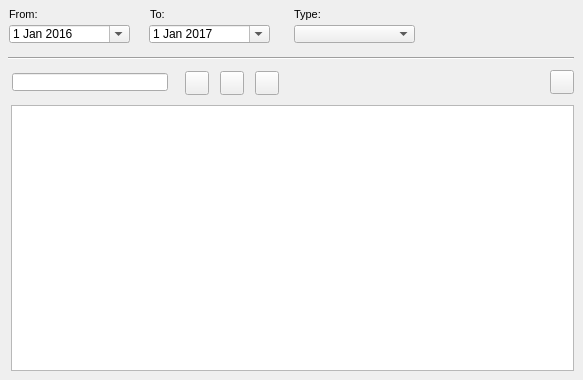
    <widget class="QWidget" name="page_document_2">
     <attribute name="title">
      <string>Document</string>
     </attribute>
     <widget class="QLabel" name="label_doc_to">
      <property name="geometry">
       <rect>
        <x>150</x>
        <y>3</y>
        <width>31</width>
        <height>22</height>
       </rect>
      </property>
      <property name="font">
       <font>
        <pointsize>8</pointsize>
       </font>
      </property>
      <property name="frameShape">
       <enum>QFrame::NoFrame</enum>
      </property>
      <property name="frameShadow">
       <enum>QFrame::Raised</enum>
      </property>
      <property name="text">
       <string>To:</string>
      </property>
      <property name="textFormat">
       <enum>Qt::AutoText</enum>
      </property>
      <property name="scaledContents">
       <bool>false</bool>
      </property>
      <property name="margin">
       <number>3</number>
      </property>
     </widget>
     <widget class="QTableView" name="tbl_document">
      <property name="geometry">
       <rect>
        <x>11</x>
        <y>105</y>
        <width>563</width>
        <height>266</height>
       </rect>
      </property>
      <property name="sortingEnabled">
       <bool>true</bool>
      </property>
     </widget>
     <widget class="QDateEdit" name="date_document_from">
      <property name="geometry">
       <rect>
        <x>9</x>
        <y>25</y>
        <width>121</width>
        <height>18</height>
       </rect>
      </property>
      <property name="date">
       <date>
        <year>2016</year>
        <month>1</month>
        <day>1</day>
       </date>
      </property>
      <property name="calendarPopup">
       <bool>true</bool>
      </property>
     </widget>
     <widget class="QDateEdit" name="date_document_to">
      <property name="geometry">
       <rect>
        <x>149</x>
        <y>25</y>
        <width>121</width>
        <height>18</height>
       </rect>
      </property>
      <property name="date">
       <date>
        <year>2017</year>
        <month>1</month>
        <day>1</day>
       </date>
      </property>
      <property name="calendarPopup">
       <bool>true</bool>
      </property>
     </widget>
     <widget class="QLabel" name="label_doc_type">
      <property name="geometry">
       <rect>
        <x>294</x>
        <y>3</y>
        <width>61</width>
        <height>22</height>
       </rect>
      </property>
      <property name="font">
       <font>
        <pointsize>8</pointsize>
       </font>
      </property>
      <property name="layoutDirection">
       <enum>Qt::LeftToRight</enum>
      </property>
      <property name="frameShape">
       <enum>QFrame::NoFrame</enum>
      </property>
      <property name="frameShadow">
       <enum>QFrame::Raised</enum>
      </property>
      <property name="text">
       <string>Type:</string>
      </property>
      <property name="textFormat">
       <enum>Qt::AutoText</enum>
      </property>
      <property name="scaledContents">
       <bool>false</bool>
      </property>
      <property name="margin">
       <number>3</number>
      </property>
     </widget>
     <widget class="QLabel" name="label_doc_from">
      <property name="geometry">
       <rect>
        <x>9</x>
        <y>3</y>
        <width>90</width>
        <height>22</height>
       </rect>
      </property>
      <property name="font">
       <font>
        <pointsize>8</pointsize>
       </font>
      </property>
      <property name="frameShape">
       <enum>QFrame::NoFrame</enum>
      </property>
      <property name="frameShadow">
       <enum>QFrame::Plain</enum>
      </property>
      <property name="text">
       <string>From:</string>
      </property>
      <property name="textFormat">
       <enum>Qt::AutoText</enum>
      </property>
      <property name="scaledContents">
       <bool>false</bool>
      </property>
      <property name="alignment">
       <set>Qt::AlignLeading|Qt::AlignLeft|Qt::AlignVCenter</set>
      </property>
      <property name="margin">
       <number>3</number>
      </property>
     </widget>
     <widget class="QComboBox" name="doc_type">
      <property name="geometry">
       <rect>
        <x>294</x>
        <y>25</y>
        <width>121</width>
        <height>18</height>
       </rect>
      </property>
     </widget>
     <widget class="Line" name="line_6">
      <property name="geometry">
       <rect>
        <x>8</x>
        <y>50</y>
        <width>566</width>
        <height>16</height>
       </rect>
      </property>
      <property name="orientation">
       <enum>Qt::Horizontal</enum>
      </property>
     </widget>
     <widget class="QPushButton" name="btn_doc_new">
      <property name="geometry">
       <rect>
        <x>255</x>
        <y>71</y>
        <width>24</width>
        <height>24</height>
       </rect>
      </property>
      <property name="toolTip">
       <string>&lt;html&gt;&lt;head/&gt;&lt;body&gt;&lt;p&gt;New document&lt;/p&gt;&lt;/body&gt;&lt;/html&gt;</string>
      </property>
      <property name="styleSheet">
       <string notr="true"/>
      </property>
      <property name="text">
       <string/>
      </property>
      <property name="icon">
       <iconset>
        <normaloff>../icons/131b.png</normaloff>../icons/131b.png</iconset>
      </property>
      <property name="iconSize">
       <size>
        <width>22</width>
        <height>22</height>
       </size>
      </property>
     </widget>
     <widget class="QPushButton" name="btn_doc_delete">
      <property name="geometry">
       <rect>
        <x>220</x>
        <y>71</y>
        <width>24</width>
        <height>24</height>
       </rect>
      </property>
      <property name="sizePolicy">
       <sizepolicy hsizetype="Minimum" vsizetype="Preferred">
        <horstretch>0</horstretch>
        <verstretch>0</verstretch>
       </sizepolicy>
      </property>
      <property name="toolTip">
       <string>&lt;html&gt;&lt;head/&gt;&lt;body&gt;&lt;p&gt;Unlink document&lt;/p&gt;&lt;/body&gt;&lt;/html&gt;</string>
      </property>
      <property name="styleSheet">
       <string notr="true"/>
      </property>
      <property name="text">
       <string/>
      </property>
      <property name="icon">
       <iconset>
        <normaloff>../icons/112b.png</normaloff>../icons/112b.png</iconset>
      </property>
      <property name="iconSize">
       <size>
        <width>22</width>
        <height>22</height>
       </size>
      </property>
     </widget>
     <widget class="QLineEdit" name="doc_id">
      <property name="geometry">
       <rect>
        <x>12</x>
        <y>73</y>
        <width>156</width>
        <height>18</height>
       </rect>
      </property>
     </widget>
     <widget class="QPushButton" name="btn_doc_insert">
      <property name="geometry">
       <rect>
        <x>185</x>
        <y>71</y>
        <width>24</width>
        <height>24</height>
       </rect>
      </property>
      <property name="toolTip">
       <string>&lt;html&gt;&lt;head/&gt;&lt;body&gt;&lt;p&gt;Link document&lt;/p&gt;&lt;/body&gt;&lt;/html&gt;</string>
      </property>
      <property name="styleSheet">
       <string notr="true"/>
      </property>
      <property name="text">
       <string/>
      </property>
      <property name="icon">
       <iconset>
        <normaloff>../icons/111b.png</normaloff>../icons/111b.png</iconset>
      </property>
      <property name="iconSize">
       <size>
        <width>22</width>
        <height>22</height>
       </size>
      </property>
     </widget>
     <widget class="QPushButton" name="btn_open_doc">
      <property name="geometry">
       <rect>
        <x>550</x>
        <y>70</y>
        <width>24</width>
        <height>24</height>
       </rect>
      </property>
      <property name="toolTip">
       <string>&lt;html&gt;&lt;head/&gt;&lt;body&gt;&lt;p&gt;Open document&lt;/p&gt;&lt;/body&gt;&lt;/html&gt;</string>
      </property>
      <property name="styleSheet">
       <string notr="true"/>
      </property>
      <property name="text">
       <string/>
      </property>
      <property name="icon">
       <iconset>
        <normaloff>../icons/170b.png</normaloff>../icons/170b.png</iconset>
      </property>
      <property name="iconSize">
       <size>
        <width>22</width>
        <height>22</height>
       </size>
      </property>
     </widget>
    </widget>
